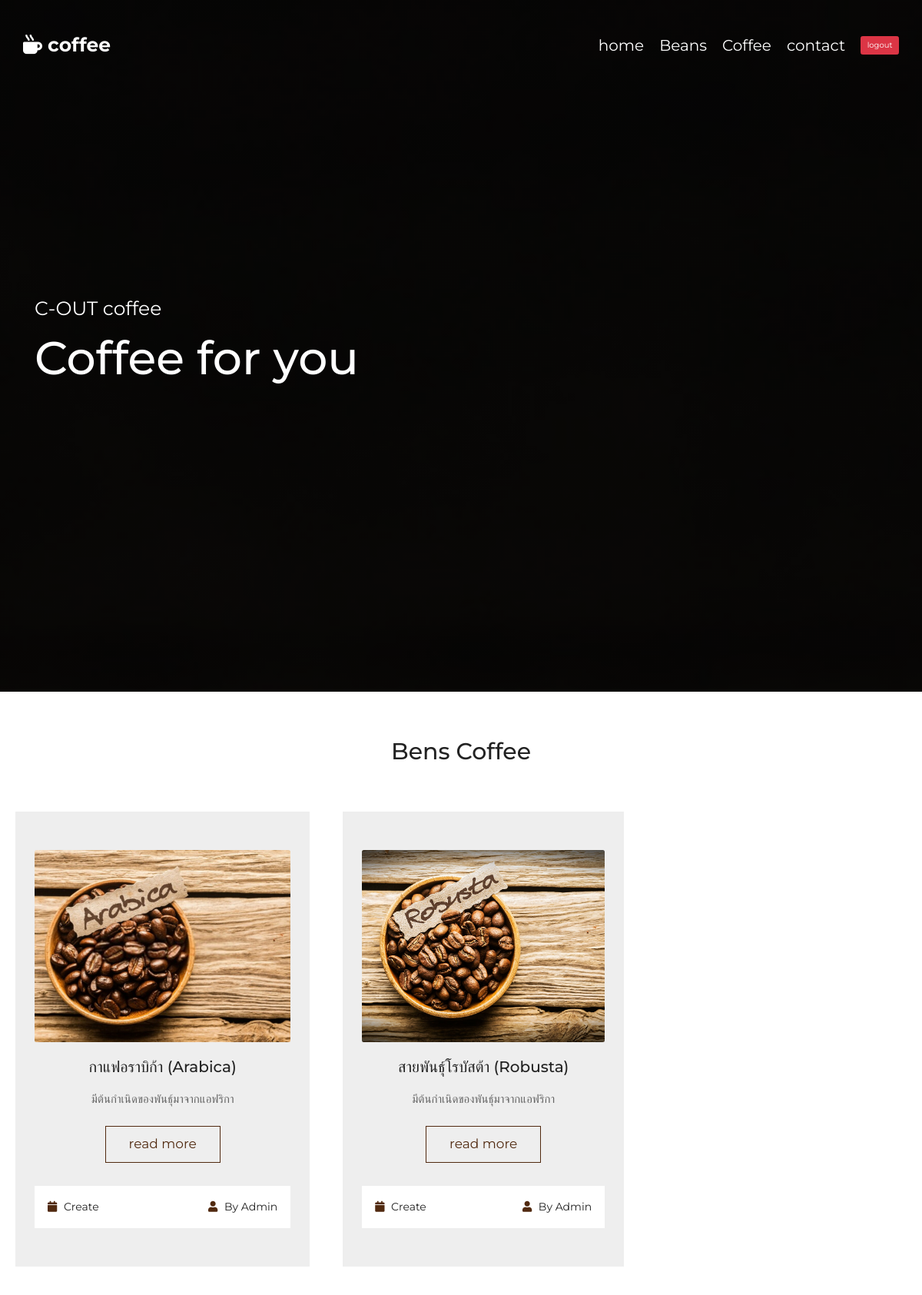
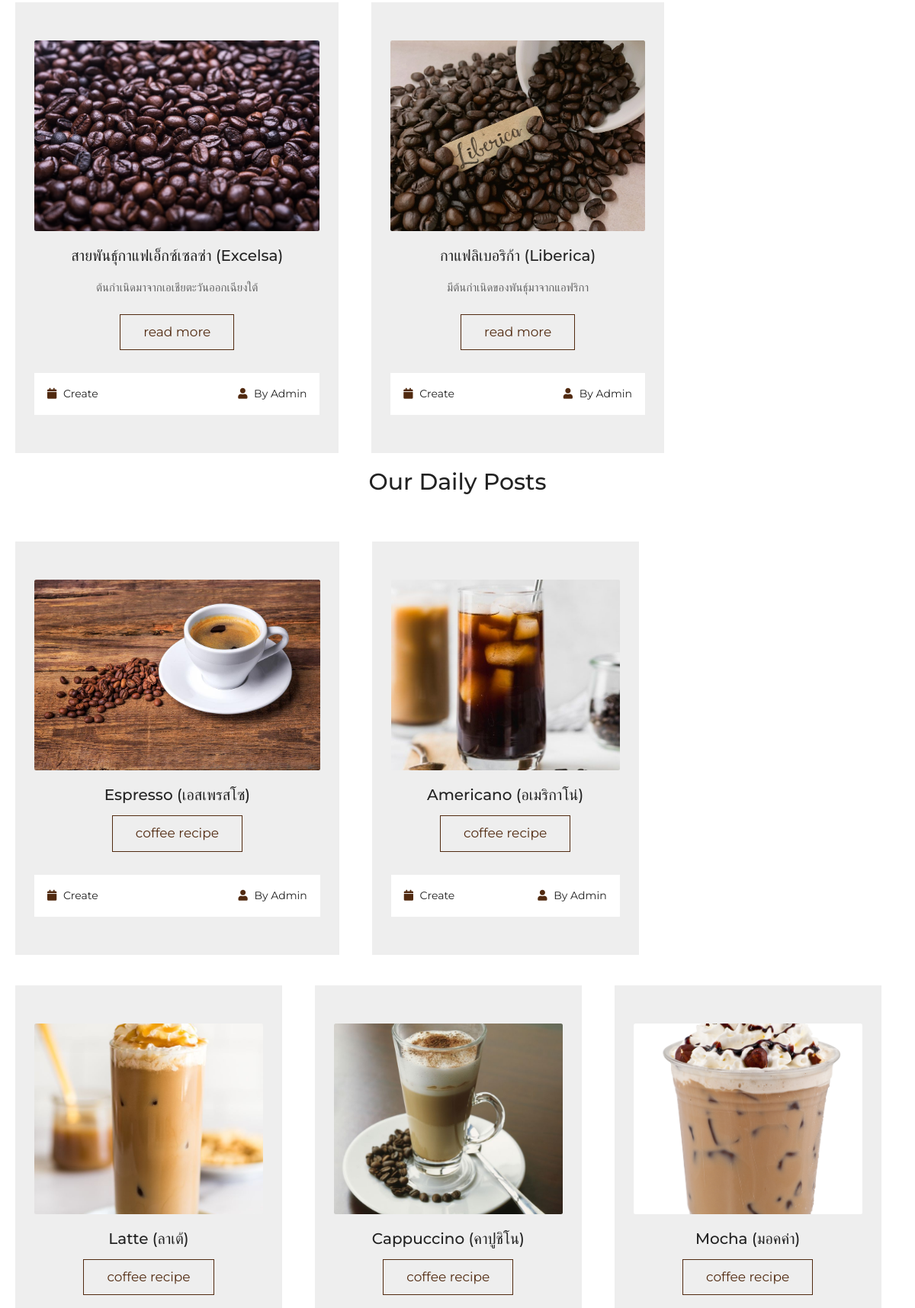
Screenshot of /main_in.php (upper part) with the database file from the repository (2 pictures, top to bottom).
### tables this page shows
CREATE TABLE `bansmenu` (
  `id` int(10) NOT NULL,
  `fname` varchar(255) NOT NULL,
  `description` varchar(255) NOT NULL,
  `details` varchar(255) NOT NULL,
  `img` varchar(255) NOT NULL
);

CREATE TABLE `ingredient` (
  `iding` int(10) NOT NULL,
  `ingname` varchar(255) NOT NULL,
  `ingdetail` varchar(500) NOT NULL,
  `img` varchar(255) NOT NULL
);

### main_in.php (the view, shortened to what this page needs)
<!DOCTYPE html>
<html lang="en">
<head>
    <link rel="stylesheet" href="https://cdnjs.cloudflare.com/ajax/libs/font-awesome/5.15.4/css/all.min.css">
    <link rel="stylesheet" href="https://cdnjs.cloudflare.com/ajax/libs/bootstrap/4.6.1/css/bootstrap.min.css">
    <link rel="stylesheet" href="css/style1.css">
</head>
<body>
       <header class="header fixed-top">
        <div class="container">
            <div class="row align-items-center">
                <a href="main_in.php" class="logo mr-auto"> <i class="fas fa-mug-hot"></i> coffee </a>
                <nav class="nav">
                    <a href="#home">home</a>
                    <a href="#menu">Beans</a>
                    <a href="#coffee">Coffee</a>
                    <a href="#contact">contact</a>
                </nav>
                <a href="logout.php" class="btn btn-danger">logout</a>
            </div>
        </div>
    </header>
    <section class="home" id="home">
        <div class="container">
            <div class="row align-items-center text-center text-md-left min-vh-100">
                <div class="col-md-6">
                    <span>C-OUT coffee</span>
                    <h3>Coffee for you</h3>
                </div>
            </div>
        </div>
    </section>
    <br>
    <br>
    <br>
    <br>
    <h1 class="heading"> Bens Coffee </h1>
    <?php
    $servername = "localhost";
    $username = "root";
    $password = "";
    $dbname = "coffeemenu";
    $conn = new mysqli($servername, $username, $password, $dbname);
    $sql = "SELECT  * FROM bansmenu";
    $result = $conn->query($sql);
    if ($result->num_rows > 0) {
        while ($row = $result->fetch_assoc()) {
            echo "
            <div class='container2'>
            <section class='blogs'>
            <div class='box-container container'>
            <div class='box'>
            <div class='image'>
               <img width='200px' src='./uploads/" . $row["img"] . "' class='rounded' alt=''>
            </div>
            <div class='content'>
               <h3>" . $row["fname"] . "</h3>
               <p>" . $row["description"] . "</p>
               <a class='link-btn' href='detail.php?id=$row[id]'>read more</a>
            </div>
            <div class='icons'>
               <span> <i class='fas fa-calendar'></i> Create </span>
               <span> <i class='fas fa-user'></i> by admin </span>
            </div>
         </div>
      </div>
   </section>
   </div>";
        }
    } else {
        echo "0 results";
    }
    ?>
<h1 class="heading"> our daily posts </h1>
<?php
    $servername = "localhost";
    $username = "root";
    $password = "";
    $dbname = "coffeemenu";
    $conn = new mysqli($servername, $username, $password, $dbname);
    $sql = "SELECT  * FROM ingredient";
    $result = $conn->query($sql);
    if ($result->num_rows > 0) {
        while ($row = $result->fetch_assoc()) {
            echo "
            <div class='container2'>
            <section class='blogs'>
            <div class='box-container container'>
            <div class='box'>
            <div class='image'>
               <img width='200px' src='./uploads/" . $row["img"] . "' class='rounded' alt=''>
            </div>
            <div class='content'>
               <h3>" . $row["ingname"] . "</h3>
               <a class='link-btn' href='detailing.php?id=$row[iding]'>coffee recipe</a>
            </div>
            <div class='icons'>
               <span> <i class='fas fa-calendar'></i> Create </span>
               <span> <i class='fas fa-user'></i> by admin </span>
            </div>
         </div>
      </div>
   </section>
   </div>";
        }
    } else {
        echo "0 results";
    }
    ?>
</body>
</html>

### css/style1.css (style rules this page uses)
* { font-family: 'Montserrat', sans-serif; margin: 0; padding: 0; -webkit-box-sizing: border-box; box-sizing: border-box; outline: none; border: none; text-decoration: none !important; -webkit-transition: all .2s linear; transition: all .2s linear; }
html { font-size: 62.5%; overflow-x: hidden; scroll-behavior: smooth; scroll-padding-top: 6rem; }
section { padding: 5rem 1rem; }
.link-btn { margin-top: 1rem; padding: 1rem 3rem; display: inline-block; border: 0.1rem solid #512a10; color: #512a10; background: none; cursor: pointer; font-size: 1.7rem; }
.heading { text-align: center; margin-bottom: 4rem; font-size: 3rem; text-transform: capitalize; color: #222; }
.header { z-index: 1000; padding: 4rem 0; }
.header .logo { font-size: 2.5rem; color: #fff; font-weight: bolder; }
.header .nav a { font-size: 2rem; margin-right: 2rem; color: #fff; }
.home { background: -webkit-gradient(linear, left top, left bottom, from(rgba(0, 0, 0, 0.7)), to(rgba(0, 0, 0, 0.7))), url(../images/home-bg.jpg) no-repeat; background: linear-gradient(rgba(0, 0, 0, 0.7), rgba(0, 0, 0, 0.7)), url(../images/home-bg.jpg) no-repeat; background-size: cover; background-position: center; background-attachment: fixed; }
.home span { font-size: 2.5rem; color: #fff; }
.home h3 { padding: 1rem 0; font-size: 6rem; color: #fff; }
.blogs { background: #eee; }
.container2 { text-align: center; display: inline-flex; margin: 10px; padding: 10px; }
.blogs .box-container { display: -ms-grid; display: grid; -ms-grid-columns: (minmax(30rem, 1fr))[auto-fit]; grid-template-columns: repeat(auto-fit, minmax(30rem, 1fr)); gap: 2rem; }
.blogs .box-container .box .image { height: 25rem; overflow: hidden; }
.blogs .box-container .box .image img { height: 100%; width: 100%; -o-object-fit: cover; object-fit: cover; }
.blogs .box-container .box .content { padding: 2rem; text-align: center; }
.blogs .box-container .box .content h3 { font-size: 2rem; text-transform: capitalize; color: #222; }
.blogs .box-container .box .content p { padding: 1rem 0; font-size: 1.5rem; line-height: 2; color: #666; margin-bottom: 0; }
.blogs .box-container .box .icons { padding: 1.7rem; background: #fff; display: -webkit-box; display: -ms-flexbox; display: flex; -webkit-box-align: center; -ms-flex-align: center; align-items: center; -webkit-box-pack: justify; -ms-flex-pack: justify; justify-content: space-between; margin-top: 1rem; }
.blogs .box-container .box .icons span { font-size: 1.4rem; text-transform: capitalize; color: #222; }
.blogs .box-container .box .icons span i { padding-right: .5rem; color: #512a10; }

### rows the page displays
bansmenu: img (picture), fname "กาแฟอราบิก้า (Arabica)", description "มีต้นกำเนิดของพันธุ์มาจากแอฟริกา"
bansmenu: img (picture), fname "สายพันธุ์โรบัสต้า (Robusta)", description "มีต้นกำเนิดของพันธุ์มาจากแอฟริกา"
bansmenu: img (picture), fname "สายพันธ์ุกาแฟเอ็กซ์เซลซ่า (Excelsa)", description "ต้นกำเนิดมาจากเอเชียตะวันออกเฉียงใต้"
bansmenu: img (picture), fname "กาแฟลิเบอริก้า (Liberica)", description "มีต้นกำเนิดของพันธุ์มาจากแอฟริกา"
ingredient: img (picture), ingname "Espresso (เอสเพรสโซ)"
ingredient: img (picture), ingname "Americano (อเมริกาโน่)"
ingredient: img (picture), ingname "Latte (ลาเต้)"
ingredient: img (picture), ingname "Cappuccino (คาปูชิโน)"
ingredient: img (picture), ingname "Mocha (มอคค่า)"
